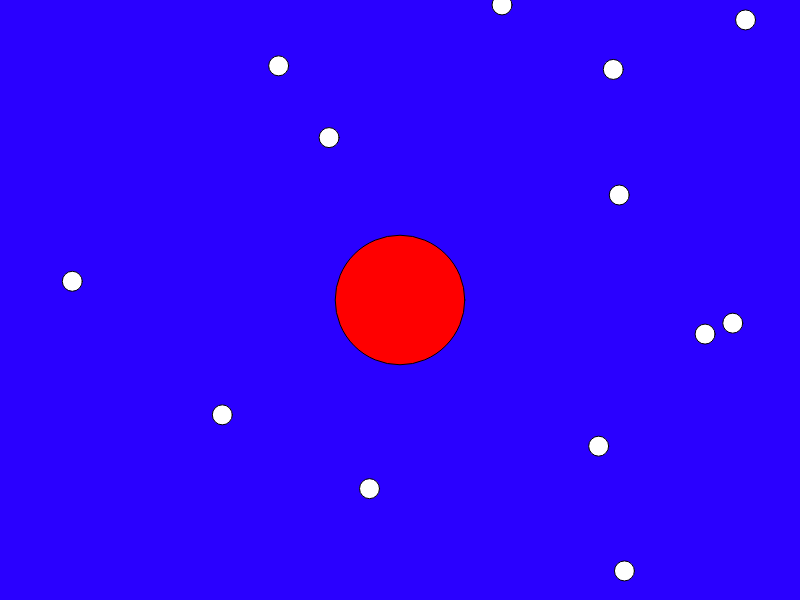
Frame 1 (no input)
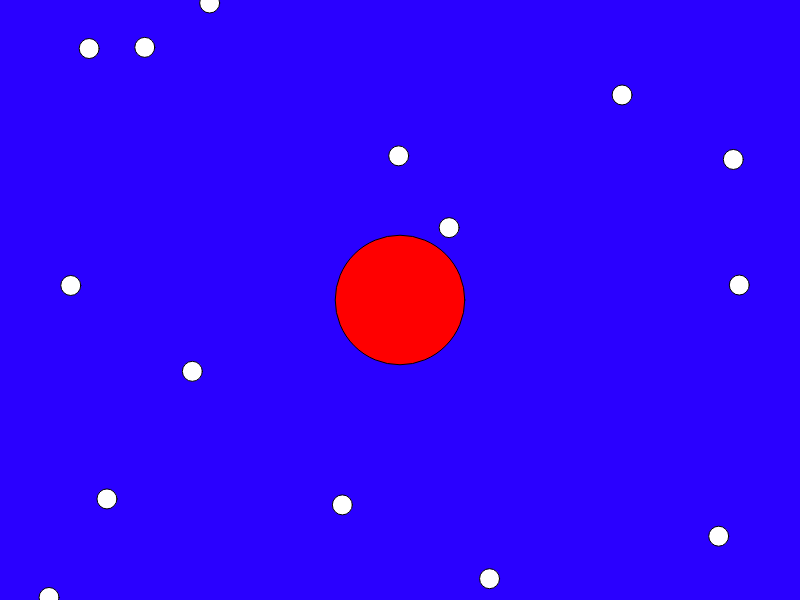
Frame 60 (no input)
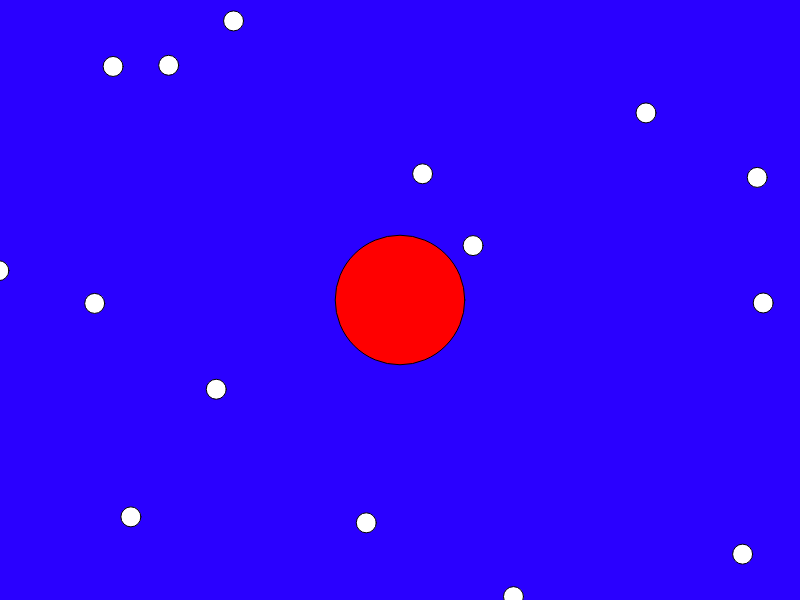
Frame 120 (the mouse pressed at the canvas centre since frame 60)

The p5.js sketch that drew these frames (run headless with seeded random() and noise() and a simulated clock; from frame 60 on, the mouse is pressed at the canvas centre):

// p5.js sketch
// ── sketch.js
var blob;

var blobs = [];
var zoom = 1;
var scale = 1;

function setup() {
  createCanvas(displayWidth, displayHeight);
  blob = new Player(0, 0, 64);
  for (var i = 0; i < 2000; i++) {
    var x = random(-5 * width,5 * width);
    var y = random(-5 * height, 5 * height);
    blobs[i] = new Blob(x, y, 10);
  }
}

function draw() {
  colorMode(HSB)
  background(250, 210, 190);

  translate(width/2, height/2);
  var newzoom = 64 / blob.r;
  //zoom = lerp(zoom, newzoom, 0.1);
  //scale(zoom);
  translate(-blob.pos.x, -blob.pos.y);

  for (var i = blobs.length-2; i >=0; i--) {
    blobs[i].show();
    if (blob.eats(blobs[i])) {
      blobs.splice(i, 1)
      blobs.push(new Blob(random(-width,width), random(-height,height), 16))
  }
}

blob.show();
blob.update();

}
// ── blob.js
function Blob(x, y, r) {
    this.pos = createVector(x,y);
    this.r = r;
    this.vel = createVector(0,0);

    this.update = function() {
        var newvel = createVector(mouseX-width/2, mouseY-height/2);
        newvel.setMag(3);
        this.vel.lerp(newvel, 0.1);
        this.pos.add(this.vel);
    }

    this.eats = function(other) {
        var d = p5.Vector.dist(this.pos, other.pos);
        if (d < this.r + other.r) {
            var sum = PI * this.r * this.r + PI * other.r * other.r;
            this.r = sqrt(sum / PI);

          return true;
        } else {
          return false;
        }
    }
    this.show = function() {
        fill(255);
        ellipse(this.pos.x, this.pos.y, this.r*2, this.r*2);
    }
}

function Player(x, y, r) {
    this.pos = createVector(x,y);
    this.r = r;
    this.vel = createVector(0,0);

    this.update = function() {
        var newvel = createVector(mouseX-width/2, mouseY-height/2);
        newvel.setMag(3);
        this.vel.lerp(newvel, 0.1);
        this.pos.add(this.vel);
    }

    this.eats = function(other) {
        var d = p5.Vector.dist(this.pos, other.pos);
        if (d < this.r + other.r) {
            var sum = PI * this.r * this.r + PI * other.r * other.r;
            this.r = sqrt(sum / PI);

          return true;
        } else {
          return false;
        }
    }
    this.show = function() {
        fill("red");
        ellipse(this.pos.x, this.pos.y, this.r*2, this.r*2);
    }
}
